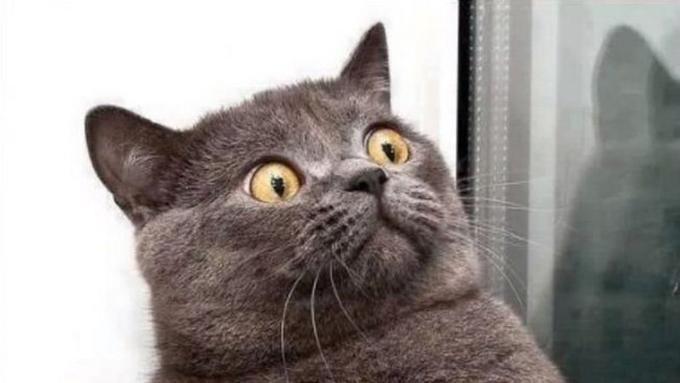
#> input picture Tugas 2/kat.jpg, 680 x 383 px
$ jupyter execute --allow-errors sismul.ipynb
#> lines starting #> are read from the running program, lines starting #| are printed output that depends on the picture; after the words box and inside, x2 and y2 are one past the last pixel; in counts of white or black regions, pixels touching at a corner belong together
[cell 1]
import numpy as np
import cv2 as cv
import pandas as pd
import matplotlib
import matplotlib.pyplot as plt
from PIL import Image
from PIL import ImageFilter
from scipy import signal
import skimage
from skimage import io, color, img_as_float, img_as_int, img_as_ubyte, exposure

[cell 2]
def convertToRGB(img):
    return cv.cvtColor(img, cv.COLOR_BGR2RGB)

[cell 3]
def convertToGray(img):
    return cv.cvtColor(img, cv.COLOR_BGR2GRAY)

# A.	Neighborhood Processing (Smoothing)

#### 1.	Pilih gambar 1 channel/grayscale 200x100 piksel (landscape) dan tampilkan histogramnya

[cell 4]
im = io.imread('kat.jpg')
#> im is the input picture: shape (383, 680, 3); mean R, G, B 155.4, 149.9, 147.3
im.shape
#> Out = (383, 680, 3)

[cell 5]
io.imshow(im)

[cell 6]
imre = cv.resize(im, (200, 100))

[cell 7]
imre.shape
#> Out = (100, 200, 3)

[cell 8]
io.imshow(imre)

[cell 9]
from skimage.io import *

[cell 10]
imggrey=color.rgb2gray(imre)
gray1 = img_as_ubyte(imggrey)
#> (the rest of this cell did not finish here and is left out)

[cell 11]
gray1.shape
#> Out = (100, 200)

[cell 12]
matplotlib.rcParams['font.size'] = 8

plt.hist(gray1.ravel(), bins=256, histtype='step', color='black')
plt.show()

[cell 13]
f, (ax1, ax2) = plt.subplots(1, 2, figsize=(20, 5))

ax1.set_title('Citra Asli')
ax1.imshow(convertToRGB(gray1))
ax2.set_title('Histogram Asli')
ax2.hist(img_as_ubyte(gray1).ravel(), bins=256, histtype='step', color='black')

plt.show()
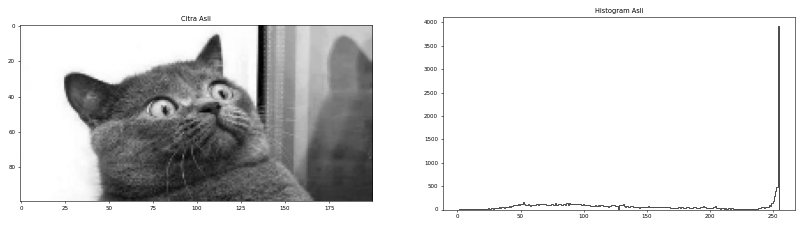
#> figure drawn by matplotlib, 2 panels

[cell 14]
citra = pd.DataFrame(gray1)
#> citra = table of 100 rows and 200 columns
citra
#> Out = table of 100 rows and 200 columns

[cell 15]
citra.to_excel("citraasli.xlsx")

#### 2.	Lakukan proses penghalusan (smoothing) pada gambar tersebut menggunakan program average filter dan gaussian filter

[cell 16]
average = cv.blur(gray1,(3,3))
#> (the rest of this cell did not finish here and is left out)

[cell 17]
matplotlib.rcParams['font.size'] = 8

plt.hist(average.ravel(), bins=256, histtype='step', color='black')
plt.show()

[cell 18]
averagedata = pd.DataFrame(average)
#> averagedata = table of 100 rows and 200 columns
averagedata
#> Out = table of 100 rows and 200 columns

[cell 19]
averagedata.to_excel("average.xlsx")

[cell 20]
gaussian = cv.GaussianBlur(gray1,(3,3),0)
#> (the rest of this cell did not finish here and is left out)

[cell 21]
matplotlib.rcParams['font.size'] = 8

plt.hist(gaussian.ravel(), bins=256, histtype='step', color='black')
plt.show()

[cell 22]
kernel_gausian = cv.getGaussianKernel(ksize=3,sigma=0)
kernel_gausian.round(2)

[cell 23]
gaussiandata = pd.DataFrame(gaussian)
#> gaussiandata = table of 100 rows and 200 columns
gaussiandata
#> Out = table of 100 rows and 200 columns

[cell 24]
gaussiandata.to_excel("gaussian.xlsx")

[cell 25]
w_c = np.array([[0.25, 0.5, 0.25], ],
dtype='float')

w_c = np.rot90(w_c, 2)

print (gray1.shape, w_c.shape)
#| (100, 200) (1, 3)
c = signal.convolve2d(gray1, w_c, 'valid')
print(np.min(c))
#| 4.75
print(np.max(c))
#| 255.0

plt.imshow(c,'gray')

[cell 26]
c

[cell 27]
f, (ax1, ax2) = plt.subplots(1, 2, figsize=(25, 5))

ax1.set_title('Avarage Filter')
ax1.imshow(convertToRGB(average))
ax2.set_title('Gaussian Filter')
ax2.imshow(convertToRGB(gaussian))

plt.show()

[cell 28]
f, (ax1, ax2) = plt.subplots(1, 2, figsize=(25, 5))

ax1.set_title('Avarage Filter')
ax1.hist(average.ravel(), bins=256, histtype='step', color='black')
ax2.set_title('Gaussian Filter')
ax2.hist(gaussian.ravel(), bins=256, histtype='step', color='black')

plt.show()

[cell 29]
laplacian = cv.Laplacian(gray1,-1,1,1)
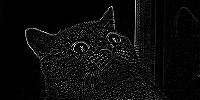
#> laplacian: shape (100, 200); min 0, max 255, mean 11.1
#> (the rest of this cell did not finish here and is left out)

[cell 30]
laplacian

#### 3.	Tuliskan kernel yang digunakan untuk masing-masing proses konvolusi! Berapa ukuran kernel yang digunakan pada masing-masing filter tersebut? dan bagian mana di program yang menunjukkan hal tersebut?

masing masing menggunakan kernel 3x3 dan dapat dilihat di kondingan berikut :
- average:
~~~
  average = cv2.blur(gray1,(3,3))
~~~
- grausian:
~~~
  gaussian = cv2.GaussianBlur(gray1,(3,3),50)
~~~

#### 4.	Pada program yang digunakan, apa yang dilakukan pada tepian gambar saat melakukan konvolusi? (zero padding / border replication / ignore the edge / lainnya) dan bagian mana di program yang menunjukkan hal tersebut?

- Average = Border Replication
- Grausian = Border Replication

[cell 31]
canny = cv.Canny(gray1,40,40)
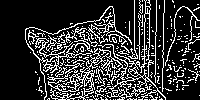
#> canny: shape (100, 200); 20.6% white in thin lines or dots, all inside (x1, y1, x2, y2) = (25, 0, 200, 100)

kernel = np.ones((1,3),np.uint8)
dilasi = cv.dilate(canny, kernel, iterations = 1)
#> dilasi: shape (100, 200); 43.6% white; 34 white regions (27 under 20 px), largest, box (x1, y1, x2, y2) and area: (24, 0, 200, 100) 8274, (167, 73, 191, 85) 102, (188, 53, 200, 62) 49

kernel_erosi = np.ones((2,3),np.uint8)
erosi = cv.erode(dilasi, kernel_erosi, iterations = 1)

plt.imshow(canny, cmap='gray')
plt.show()
plt.imshow(dilasi,'gray')
plt.show()
plt.imshow(erosi,'gray')
plt.show()

#### 5.	Pada program yang digunakan, apa yang dilakukan pada nilai hasil konvolusi yang berada di luar range intensitas gambar? (clipping / absolute / scalling / lainnya) dan bagian mana di program yang menunjukkan hal tersebut?

Scaling kedua duanya

#### 6.	Copy nilai matriks 3x3 pojok kiri atas: gambar asli, gambar hasil average filter, gambar hasil gaussian filter

<TABLE  BORDER="1">
   <font size="5">
   <TR>
      <TH>
          <font size="5">
          Gambar Asli
          </font>
       </TH>
      <TH>
          <font size="5">
          Average Filter
          </font>
       </TH>
      <TH>
          <font size="5">
          Gaussian Filter
          </font>
       </TH>
   </TR>
   <TR>
      <TD>
          <font size="5">
          253 253 254<br>
          <br>
          253 252 254<br>
          <br>
          253 252 255<br>
          </font>
       </TD>
      <TD>
          <font size="5">
          253 253 253<br>
          <br>
          253 253 253<br>
          <br>
          253 253 253<br>
          </font>
      </TD>
      <TD>
          <font size="5">
          253 253 253<br>
          <br>
          253 253 253<br>
          <br>
          253 253 254<br>
          </font>
      </TD>
   </TR>
 </font>
</TABLE>

#### 7.	Tulis perhitungan manual hasil filter pada satu nilai intensitas di piksel (1,1) gambar asli.
#### Nilai intensitas gambar asli = 253

# B.	Neighborhood Processing (Sharpening)

#### 1.	Pilih gambar 1 channel/grayscale 200x100 piksel (landscape) dan tampilkan histogramnya

[cell 32]
io.imshow(im)

[cell 33]
im.shape
#> Out = (383, 680, 3)

[cell 34]
imre = cv.resize(im, (200, 100))

[cell 35]
imre.shape
#> Out = (100, 200, 3)

[cell 36]
io.imshow(imre)

[cell 37]
imgrey = convertToGray(imre)
io.imshow(imgrey)

[cell 38]
matplotlib.rcParams['font.size'] = 8

plt.hist(imggrey.ravel(), bins=256, histtype='step', color='black')
plt.show()

[cell 39]
f, (ax1, ax2) = plt.subplots(1, 2, figsize=(20, 5))

ax1.set_title('Citra Asli')
ax1.imshow(convertToRGB(imgrey))
ax2.set_title('Histogram Asli')
ax2.hist(img_as_ubyte(imgrey).ravel(), bins=256, histtype='step', color='black')

plt.show()

#### 2.	Lakukan proses penajaman (sharpening) pada gambar tersebut menggunakan program pilih ( unsharp / generate kernel negative manually ) dan pilih ( Robert / Sobel / Prewitt )

[cell 40]
w_z = np.array([[1, 2, 1],
                [2,4, 2],
                [1, 2, 1],],
dtype='float')

w_z = np.rot90(w_z, 2)

print (gray1.shape, w_z.shape)
#| (100, 200) (3, 3)
z = signal.convolve2d(gray1, w_z, 'valid')
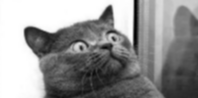
#> z: shape (98, 198) float64; min 93, max 4080, mean 2403.7; drawn with min black and max white
print(np.min(z))
#| 93.0

plt.imshow(z,'gray')

[cell 41]
z

[cell 42]
w_k = np.array([[0, -1, 0],
                [-1,5, -1],
                [0, -1, 0],],
dtype='float')

w_k = np.rot90(w_k, 2)

print (gray1.shape, w_k.shape)
#| (100, 200) (3, 3)
f = signal.convolve2d(gray1, w_k, 'valid')
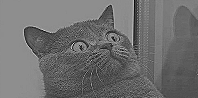
#> f: shape (98, 198) float64; min -226, max 637, mean 150.3; drawn with min black and max white
print(np.min(f))
#| -226.0

plt.imshow(f,'gray')

[cell 43]
f

[cell 44]
kernel = np.array([[0, -1, 0],
                   [-1, 7,1],
                   [0, -1, 0]])
image_sharp = cv.filter2D(src=imgrey, ddepth=-1, kernel=kernel)
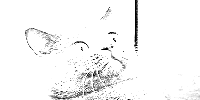
#> image_sharp: shape (100, 200); min 0, max 255, mean 246.3

[cell 45]
io.imshow(image_sharp)

[cell 46]
plt.hist(image_sharp.ravel(), bins=256, histtype='step', color='black')
plt.show()

[cell 47]
manual = pd.DataFrame(image_sharp)
#> manual = table of 100 rows and 200 columns
manual
#> Out = table of 100 rows and 200 columns

[cell 48]
unsharp = cv.addWeighted(gray1,4, gaussian,-4, 1, gray1)
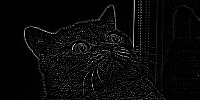
#> unsharp: shape (100, 200); min 0, max 255, mean 9.5
plt.imshow(unsharp,'gray')

[cell 49]
plt.hist(unsharp.ravel(), bins=256, histtype='step', color='black')
plt.show()
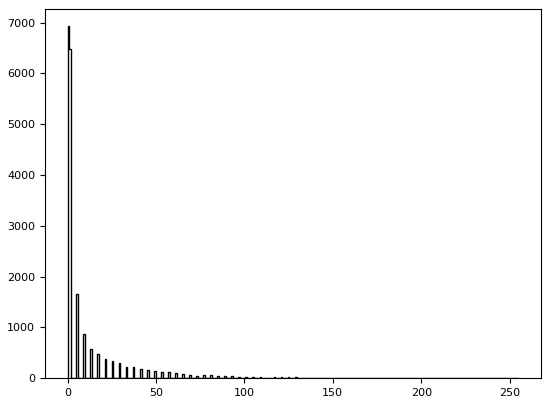
#> figure drawn by matplotlib, 1 panel

[cell 50]
unsharpdata = pd.DataFrame(unsharp)
#> unsharpdata = table of 100 rows and 200 columns
unsharpdata
#> Out = table of 100 rows and 200 columns

[cell 51]
sobel = cv.Sobel(imgrey,-1, 1, 0, ksize=3)
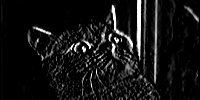
#> sobel: shape (100, 200); min 0, max 255, mean 19.4
plt.imshow(sobel,'gray')

[cell 52]
plt.hist(sobel.ravel(), bins=256, histtype='step', color='black')
plt.show()
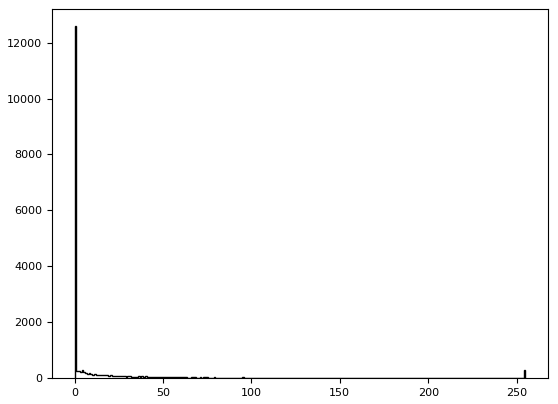
#> figure drawn by matplotlib, 1 panel

[cell 53]
sobeldata = pd.DataFrame(sobel)
#> sobeldata = table of 100 rows and 200 columns
sobeldata
#> Out = table of 100 rows and 200 columns
